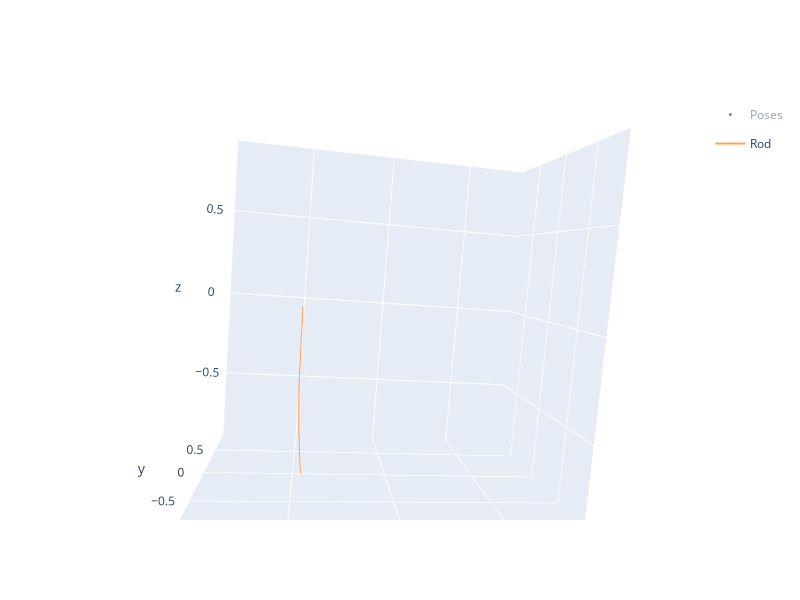

The notebook cell saved with this chart:
### Code cell
R = rot.from_quat(bvp_soln.y[3:7, :].T).as_matrix()

f_gravity_world = np.transpose(R, [0, 2, 1]) @ np.array([[0, 0, -9.8]]).T
f_gravity_world = np.squeeze(f_gravity_world).T

fig = go.Figure()
plot_transforms(bvp_soln.y[0:3, :], bvp_soln.y[3:7, :], fig=fig)

fig.add_trace(go.Scatter3d(
    x=bvp_soln.y[0, :],
    y=bvp_soln.y[1, :],
    z=bvp_soln.y[2, :],
    name="Rod",
    mode="lines"
))

fig.update_layout(
    scene=dict(
        aspectmode='manual',
        xaxis=dict(range=new_ranges[0, :]),
        yaxis=dict(range=new_ranges[1, :]),
        zaxis=dict(range=new_ranges[2, :])
    ),
    height=600,
    width=800,
)

### Figure 1 — Plotly figure (JSON) as saved in the notebook; plotly's stock layout.template omitted (floating-point values rounded to 4 significant figures; data arrays with more than 128 entries replaced by an {"elided": "..."} marker saying what was removed)
{"data": [{"legendgroup": "poses", "marker": {"color": "red", "size": 3}, "mode": "lines+markers", "name": "x", "showlegend": false, "type": "scatter3d", "visible": "legendonly", "x": {"elided": "2190 float values"}, "y": {"elided": "2190 float values"}, "z": {"elided": "2190 float values"}}, {"legendgroup": "poses", "marker": {"color": "green", "size": 3}, "mode": "lines+markers", "name": "y", "showlegend": false, "type": "scatter3d", "visible": "legendonly", "x": {"elided": "2190 float values"}, "y": {"elided": "2190 float values"}, "z": {"elided": "2190 float values"}}, {"legendgroup": "poses", "marker": {"color": "blue", "size": 3}, "mode": "lines+markers", "name": "z", "showlegend": false, "type": "scatter3d", "visible": "legendonly", "x": {"elided": "2190 float values"}, "y": {"elided": "2190 float values"}, "z": {"elided": "2190 float values"}}, {"legendgroup": "poses", "marker": {"color": "black", "size": 3}, "mode": "markers", "name": "Poses", "type": "scatter3d", "visible": "legendonly", "x": {"elided": "730 float values"}, "y": {"elided": "730 float values"}, "z": {"elided": "730 float values"}}, {"mode": "lines", "name": "Rod", "type": "scatter3d", "visible": true, "x": {"elided": "730 float values"}, "y": {"elided": "730 float values"}, "z": {"elided": "730 float values"}}], "layout": {"height": 600, "scene": {"aspectmode": "auto", "aspectratio": {"x": 1.162, "y": 0.7366, "z": 1.168}, "camera": {"center": {"x": 0, "y": 0, "z": 0}, "eye": {"x": -0.2668, "y": -1.707, "z": 0.1529}, "projection": {"type": "perspective"}, "up": {"x": -0.06393, "y": 0.09898, "z": 0.993}}, "xaxis": {"range": [-0.4533, 1.36], "type": "linear"}, "yaxis": {"range": [-0.9029, 0.9103], "type": "linear"}, "zaxis": {"range": [-0.8976, 0.9156], "type": "linear"}}, "width": 800}}
